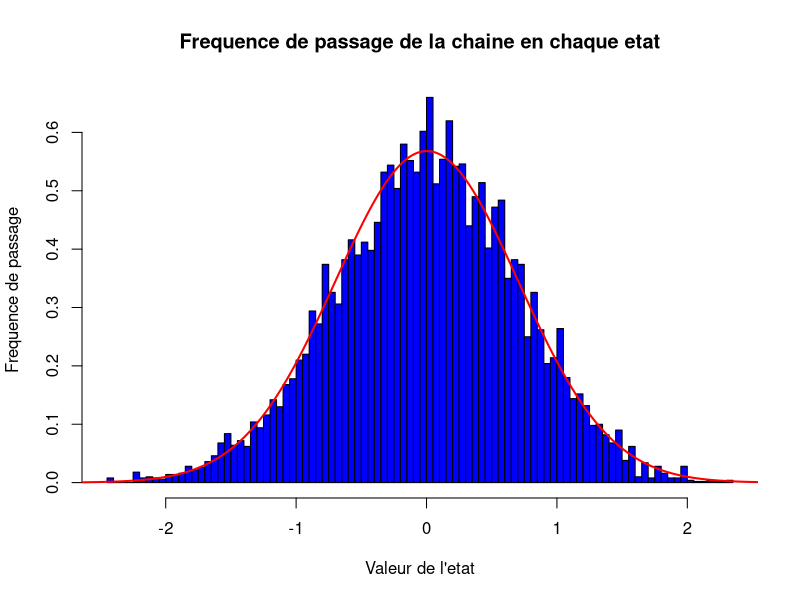
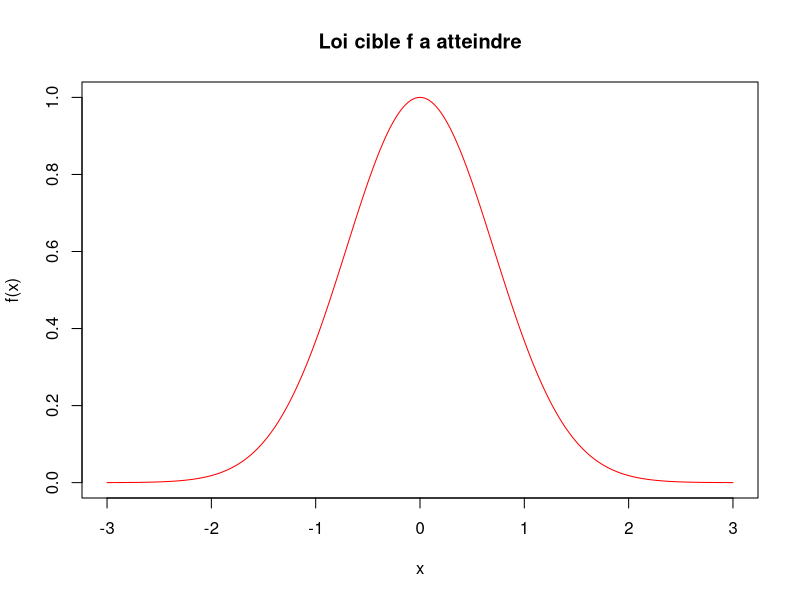
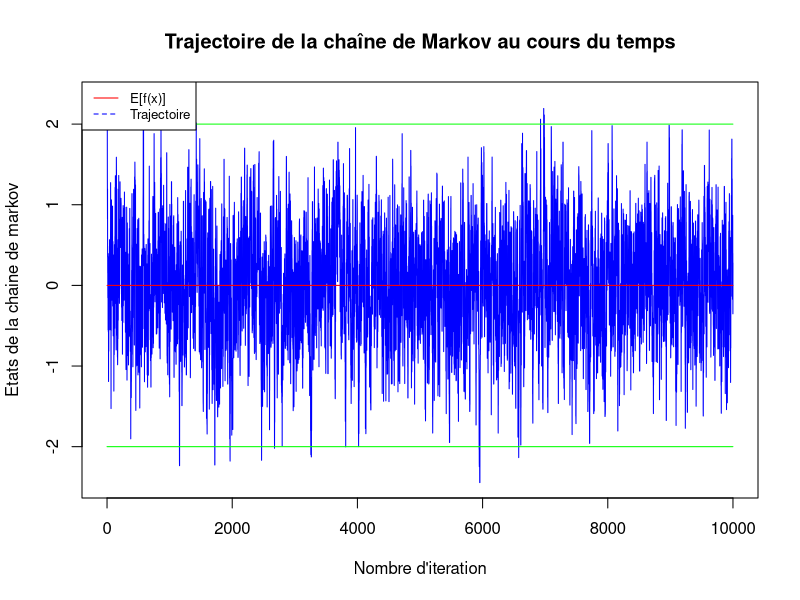
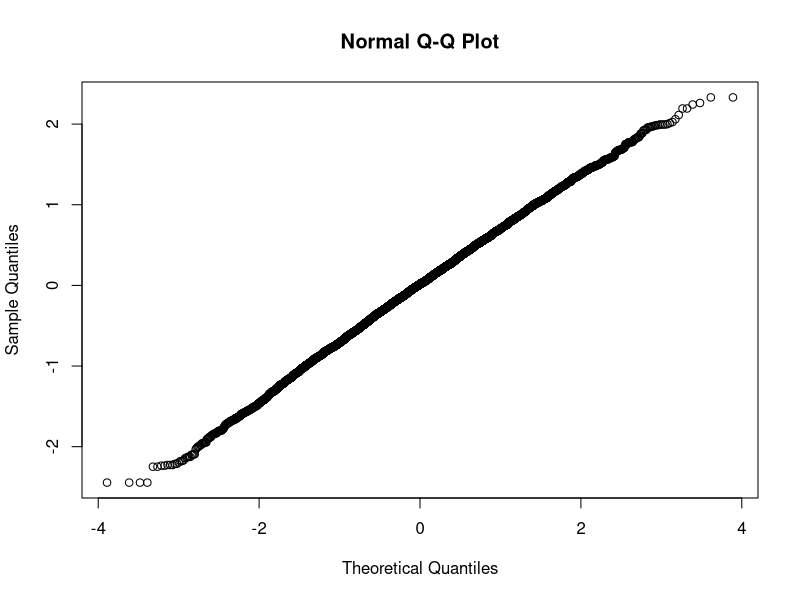
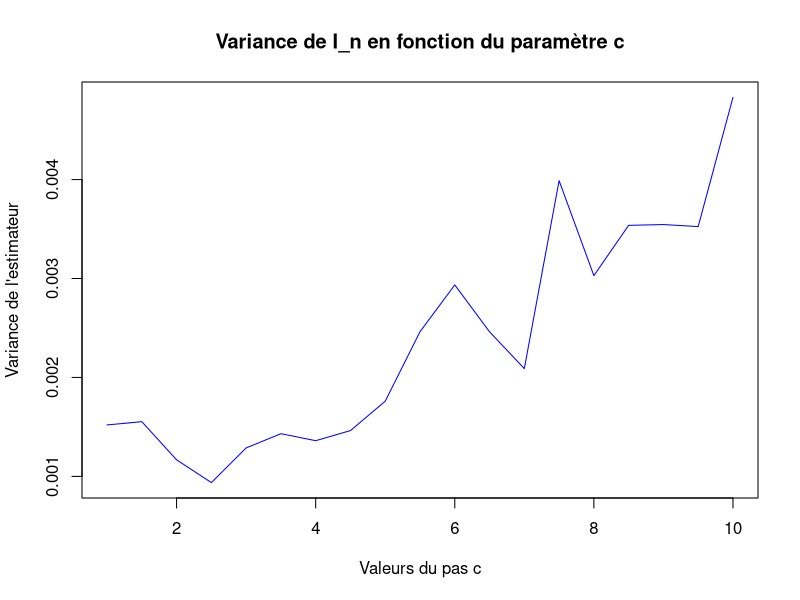

The R source for these figures, in order:
## ---- chunk 1
library("dplyr")
library("tidyverse")
## ---- chunk 2
MCMC <- function(b,c,n) {
  #On définit la loi cible a atteindre 
  target <- function(x) {
    return(exp(-abs(x)^b))
    #return(0.5*dnorm(x,-2)+ 0.5*dnorm(x,2))
    }
  liste = rep(NA,n+1)
  #On choisit x0 la position initiale de la chaine de markov
  liste[1] = 2
  for (k in 2:(n+1)) {
    #On tire y = x + e avec e = Unif(-c,c)
    y = liste[k-1] + runif(1,-c,c)
    u = runif(1,0,1)
    alpha = min(1,target(y)/(target(liste[k-1])))
    #Acceptation ou rejet de la proposition
    if (u < alpha){
      liste[k] = y
    }
    else 
      liste[k] = liste[k-1]
  }
  return(liste)
}
## ---- chunk 3
#Valeur des parametres
n = 10000
b = 2
c = 1
abscisse = seq(from = -3, to = 3, length.out= n)
liste = MCMC(b,c,n)

#On trace l'histogramme de frequence de passage
hist(liste, breaks=100, col = "blue", main = "Frequence de passage de la chaine en chaque etat", xlab = "Valeur de l'etat", ylab = "Frequence de passage", freq = FALSE)
lines(abscisse,dnorm(abscisse,mean = mean(liste), sd = var(liste)^0.5), type = "l", xlab = "x", ylab = "f(x)", main= "Loi cible f a atteindre", col = "red", lwd = 2) 

#On trace la loi cible a atteindre
plot(abscisse,exp(-abs(abscisse)^b), type = "l", xlab = "x", ylab = "f(x)", main= "Loi cible f a atteindre", col = "red") 


#On trace la trajectoire de la chaîne de Markov
plot(seq(from = 0, to = n), liste, type = "l", xlab = "Nombre d'iteration", ylab = "Etats de la chaine de markov", main = "Trajectoire de la chaîne de Markov au cours du temps", col = "blue")
lines(seq(from = 0, to = n-1), 0*seq(from = 0, to = n-1), col = "red")
lines(seq(from = 0, to = n-1), 2+ 0*seq(from = 0, to = n-1), col = "green")
lines(seq(from = 0, to = n-1), -2+ 0*seq(from = 0, to = n-1), col = "green")
legend("topleft", legend=c("E[f(x)]", "Trajectoire"),
       col=c("red", "blue"),lty = 1:2, cex=0.8)

qqnorm(liste)

## ---- chunk 4
#Estimateur de la variance de la loi cible
n = 40
I = sum(MCMC(2,5,n)^2)/n
print(I)

#On calcule la variance de l'estimateur I
var_estimateur <- function(b,c,n,M){
   rerun(M,sum(MCMC(b,c,n)^2)/n)%>%unlist%>%(var)
} 

print(var_estimateur(2,15,n,25))

c_liste = seq(1,10,0.5)
Ik_liste = map_dbl(c_liste, var_estimateur, b=2, n=2000, M=100)

plot(c_liste, Ik_liste, col="blue", type = "l", xlab = "Valeurs du pas c", ylab = "Variance de l'estimateur", main= "Variance de I_n en fonction du paramètre c")


